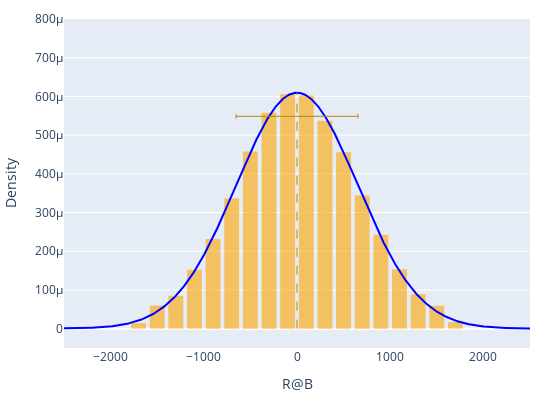

Write notebook code for a chart like this one.
### Code cell
def check_reduced_distribution(params, save_to_file=False):
    mlwe = MLWE(params)
    input_bytes = mlwe.get_random_bytes()
    A = mlwe.generate_A(input_bytes)
    A_lwe = transform_matrix_lwe(A.to_list()) # take a single A vector
    A_lwe %= params['q']  # Ensure A_lwe is in the range [0, q)
    A_lwe[A_lwe > params['q'] // 2] -= params['q']  # Adjust values to be in the range [-q/2, q/2]

    # Apply reduction
    reduction = Reduction(params)
    R = reduction.reduce(A_lwe)
    RA = np.tensordot(R, A_lwe, axes=1) % params['q']
    RA[RA > params['q'] // 2] -= params['q']

    num_samples = 50000
    
    b_values = np.zeros(num_samples)

    for i in range(num_samples):
        input_bytes = mlwe.get_random_bytes()
        
        secret = mlwe.generate_secret(input_bytes)
        secret_lwe = transform_vector_lwe(secret.to_list())
        secret_lwe[secret_lwe > params['q'] // 2] -= params['q']
        
        error = mlwe.generate_error(input_bytes)
        error_lwe = transform_vector_lwe(error.to_list())
        error_lwe[error_lwe > params['q'] // 2] -= params['q']
        
        B_lwe = A_lwe @ secret_lwe + error_lwe

        RB_lwe = np.tensordot(R, B_lwe, axes=1) % params['q']
        RB_lwe[RB_lwe > params['q'] // 2] -= params['q']

        b_values[i] = RB_lwe[0].item()

    # Compute expected and variances
    mean_b_array, _, std_b_array = get_b_distribution(params, RA, R)
    mean_b = mean_b_array[0]
    std_b = std_b_array[0]

    # Compute observed mean and stds
    observed_b = np.mean(b_values)
    observed_b_std = np.std(b_values)

    print(f"B expected distribution: {mean_b}, {std_b}")
    print(f"B observed distribution: {observed_b}, {observed_b_std}")
    
    # Generate x values for the normal distribution
    x = np.linspace(mean_b - 4 * std_b, mean_b + 4 * std_b, 1000)

    # Compute the PDF of the normal distribution
    pdf = norm.pdf(x, loc=mean_b.item(), scale=std_b.item())

    # Create traces for plotly
    hist = go.Histogram(
        x=b_values,
        nbinsx=30,
        histnorm='probability density',
        opacity=0.6,
        name='Observed B values',
        marker=dict(color="orange"),
        showlegend=False
    )
    normal_curve = go.Scatter(
        x=x,
        y=pdf,
        mode='lines',
        name='Normal Distribution',
        line=dict(color='blue'),
        showlegend=False
    )

    # Add vertical line for mean (no legend, no annotation)
    mean_line = go.Scatter(
        x=[mean_b, mean_b],
        y=[0, max(pdf)*1.0],
        mode='lines',
        line=dict(color='darkgoldenrod', dash="dash", width=1),
        showlegend=False
    )

    # Add range line for std (-1 to +1 std), thinner line, no legend, no markers
    std_y = max(pdf)*0.9
    std_x0 = mean_b - std_b
    std_x1 = mean_b + std_b

    std_range = go.Scatter(
        x=[std_x0, std_x1],
        y=[std_y, std_y],
        mode='lines',
        line=dict(color='darkgoldenrod', width=1),
        showlegend=False
    )

    # Add vertical end lines for std range (like |---|)
    std_end_left = go.Scatter(
        x=[std_x0, std_x0],
        y=[std_y-0.01*std_y, std_y+0.01*std_y],
        mode='lines',
        line=dict(color='darkgoldenrod', width=1),
        showlegend=False
    )
    std_end_right = go.Scatter(
        x=[std_x1, std_x1],
        y=[std_y-0.01*std_y, std_y+0.01*std_y],
        mode='lines',
        line=dict(color='darkgoldenrod', width=1),
        showlegend=False
    )

    layout = go.Layout(
        xaxis=dict(title='R@B', range=[-2.5e3, 2.5e3]),
        yaxis=dict(title='Density', range=[-50e-6, 800e-6]),
        bargap=0.2,
        margin=dict(l=20, r=20, t=10, b=20),
        width=550,
        height=400,
        showlegend=False
    )

    fig = go.Figure(
        data=[hist, normal_curve, mean_line, std_range, std_end_left, std_end_right],
        layout=layout
    )
    pyo.iplot(fig)

    if save_to_file:
        # Save as PDF using kaleido
        fig.write_image(f'b_{params['secret_type']}_distr_red.pdf', format='pdf')

params = get_default_params()
params.update({
    'n': 100,
    'q': 3329,
    'k': 1,
    'secret_type': 'ternary',
    'error_type': 'cbd',

    'seed': 0,
    
    'penalty': 1,
    'verbose': False,
})

check_reduced_distribution(params, save_to_file=True)

### Figure 1 — Plotly figure (JSON) as saved in the notebook; plotly's stock layout.template omitted (floating-point values rounded to 4 significant figures; data arrays with more than 128 entries replaced by an {"elided": "..."} marker saying what was removed)
{"data": [{"histnorm": "probability density", "marker": {"color": "orange"}, "name": "Observed B values", "nbinsx": 30, "opacity": 0.6, "showlegend": false, "type": "histogram", "x": {"elided": "50000 float values"}}, {"line": {"color": "blue"}, "mode": "lines", "name": "Normal Distribution", "showlegend": false, "type": "scatter", "x": {"elided": "1000 float values"}, "y": {"elided": "1000 float values"}}, {"line": {"color": "darkgoldenrod", "dash": "dash", "width": 1}, "mode": "lines", "showlegend": false, "type": "scatter", "x": [0, 0], "y": [0, 0.0006096]}, {"line": {"color": "darkgoldenrod", "width": 1}, "mode": "lines", "showlegend": false, "type": "scatter", "x": [-654.5, 654.5], "y": [0.0005486, 0.0005486]}, {"line": {"color": "darkgoldenrod", "width": 1}, "mode": "lines", "showlegend": false, "type": "scatter", "x": [-654.5, -654.5], "y": [0.0005431, 0.0005541]}, {"line": {"color": "darkgoldenrod", "width": 1}, "mode": "lines", "showlegend": false, "type": "scatter", "x": [654.5, 654.5], "y": [0.0005431, 0.0005541]}], "layout": {"bargap": 0.2, "height": 400, "margin": {"b": 20, "l": 20, "r": 20, "t": 10}, "showlegend": false, "width": 550, "xaxis": {"range": [-2500, 2500], "title": {"text": "R@B"}}, "yaxis": {"range": [-5e-05, 0.0008], "title": {"text": "Density"}}}}
